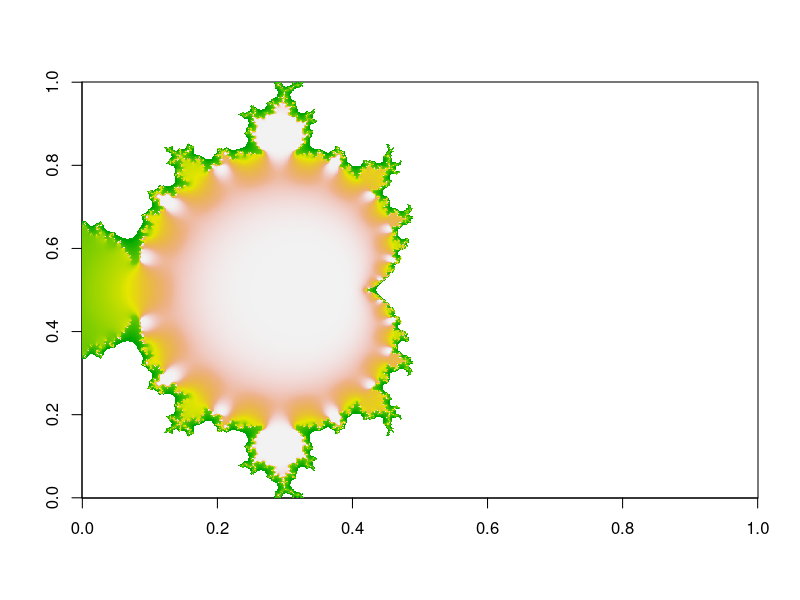

Generate this figure with R:
n_max = function(vec, n) {
  return(unique(sort(vec))[n])
}

####

x0 = matrix(seq(-1, 2, length.out=1000), ncol = 1000, nrow = 1000, byrow = TRUE)
y0 = matrix(seq(-1, 1, length.out=1000), ncol = 1000, nrow = 1000, byrow = FALSE)

x = x0
y = y0

for(i in 1:20) {
  xt = x
  yt = y
  
  x=xt^2-yt^2+x0
  y=2*xt*yt+y0
}

z = t(abs(x^2 + y^2))
z[!is.na(z)] = rank(z[!is.na(z)])
image(z^3, col=rev(terrain.colors(1000)))

####